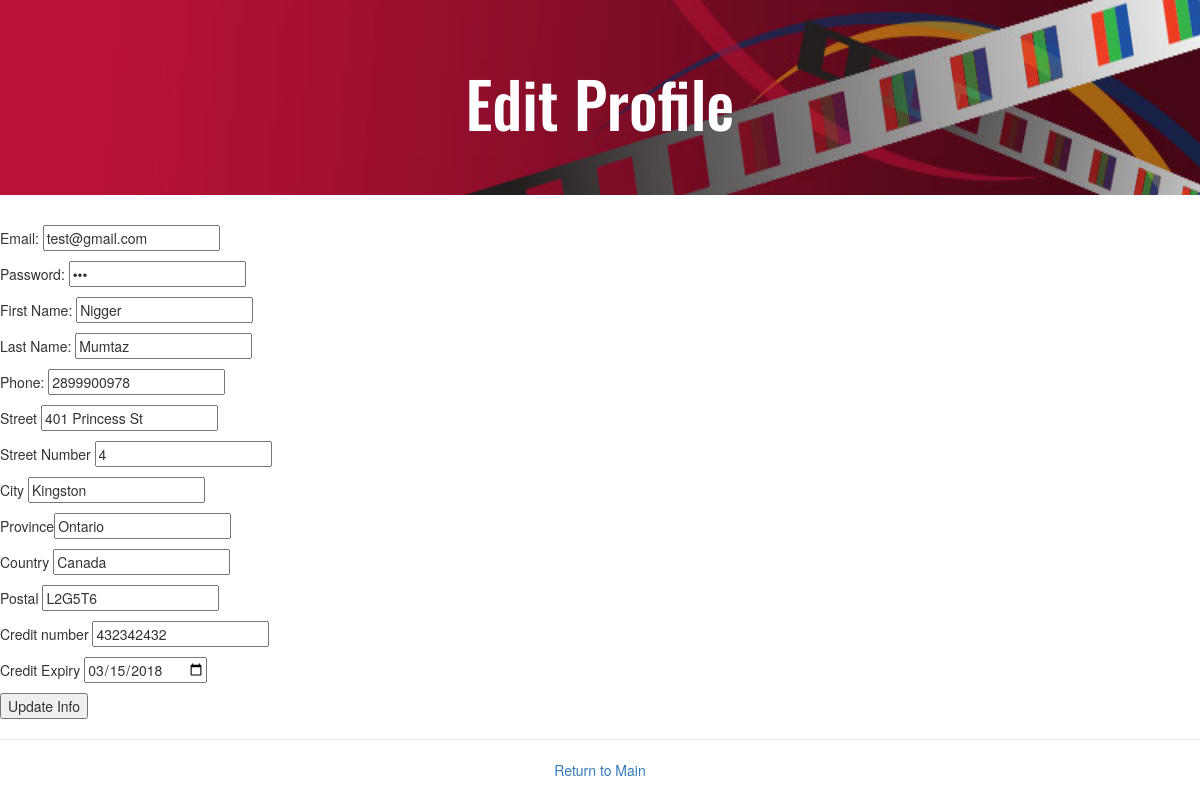
Screenshot of /edit_profile_form.php (signed in) with the database file from the repository.
### tables this page shows
CREATE TABLE `member` (
  `Account_id` int(10) NOT NULL,
  `Password` varchar(50) NOT NULL,
  `Fname` varchar(50) DEFAULT NULL,
  `Lname` varchar(50) DEFAULT NULL,
  `Phone_num` char(11) DEFAULT NULL,
  `Email` varchar(50) DEFAULT NULL,
  `Street` varchar(50) DEFAULT NULL,
  `Street_num` varchar(11) DEFAULT NULL,
  `City` varchar(50) DEFAULT NULL,
  `Province` varchar(20) DEFAULT NULL,
  `Country` varchar(20) DEFAULT NULL,
  `Postal_code` char(6) DEFAULT NULL,
  `Credit_num` char(16) NOT NULL,
  `Credit_expiry` date NOT NULL
);

### edit_profile_form.php (the view, shortened to what this page needs)
<html>
 <head>
     <link rel="stylesheet" href="https://maxcdn.bootstrapcdn.com/bootstrap/3.3.7/css/bootstrap.min.css">
 </head>
 <body>
  <div class="jumbotron text-center" style = "background-image: url(Pics/film_banner.jpg); background-size: 100% 100%;">
          <h1 class="display-4" style = "color:white; font-family: 'Oswald', sans-serif;">Edit Profile</h1>
		  </div>
   <form  action='edit_profile.php' method='post' accept-charset='UTF-8'>
     <fieldset >
       <?php
       $conn = connect();
       $p_id = $_SESSION['person_id'];
       $sql = "SELECT * FROM member WHERE Account_id='$p_id'";
       $result = $conn->query($sql);
	   $space = "";
       while($row = $result->fetch_assoc()){
         echo "<p>Email:  <input type=text name=email id=email  maxlength=50 value='{$row['Email']}' /> </p>
         <p>Password: <input type=password name=password id=password value='{$row['Password']}' maxlength=50 /> </p>
         <p>First Name: <input type='text' name='first_name' id='first_name' maxlength=50 value='{$row['Fname']}' /> </p>
         <p>Last Name: <input type='text' name='last_name' id='last_name' maxlength=50 value='{$row['Lname']}' /> </p>
         <p>Phone: <input type='text' name='phone_num' id='phone_num' value='{$row['Phone_num']}' maxlength=50 /> </p>
         <p>Street <input type='text' name='street' id='street' value='{$row['Street']}' maxlength=50 /> </p>
         <p>Street Number <input type='text' name='street_number' id='street_number' value='{$row['Street_num']}' maxlength=50 /> </p>
         <p>City <input type='text' name='city' id='city' maxlength=50  value='{$row['City']}'  /> </p>
         <p>Province<input type='text' name='province' id='province' maxlength=50  value='{$row['Province']}' /> </p>
         <p>Country <input type='text' name='country' id='country' maxlength=50  value='{$row['Country']}' /> </p>
         <p>Postal <input type='text' name='postal_code' id='postal_code' maxlength=50  value='{$row['Postal_code']}' /> </p>
         <p>Credit number <input type='text' name='credit_number' required='{$space}' id='credit_number' maxlength=50 value='{$row['Credit_num']}' /> </p>
         <p>Credit Expiry <input type='date' name='credit_expiry' required='{$space}' id='credit_expiry' maxlength=50 value='{$row['Credit_expiry']}' /> </p>
         <input type='submit' name='Submit' value='Update Info' />";
       }
        ?>
     </fieldset>
   </form>
   <hr class="my-4">
      <p class='text-center'> <a href="main.php"> Return to Main </a> </p>
 </body>
</html>

### rows the page displays
member: email "test@gmail.com", first_name "Nigger", last_name "Mumtaz", phone_num "2899900978", street "401 Princess St", street_number "4", city "Kingston", province "Ontario", country "Canada", postal_code "L2G5T6", credit_number "432342432", credit_expiry "03/15/2018"
